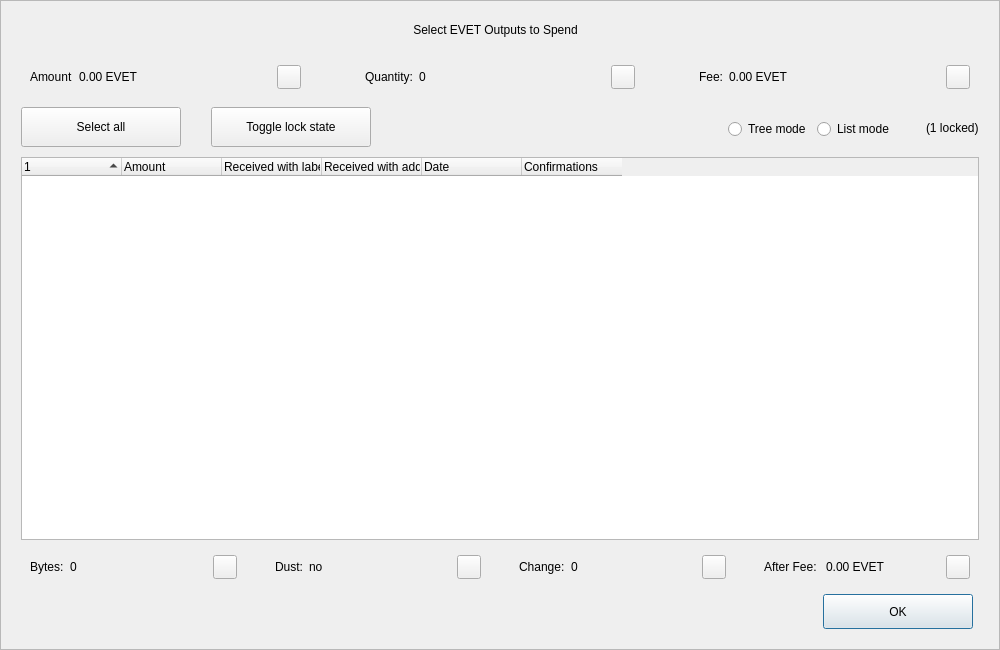
<?xml version="1.0" encoding="UTF-8"?>
<ui version="4.0">
 <class>CoinControlDialog</class>
 <widget class="QDialog" name="CoinControlDialog">
  <property name="geometry">
   <rect>
    <x>0</x>
    <y>0</y>
    <width>1000</width>
    <height>650</height>
   </rect>
  </property>
  <property name="minimumSize">
   <size>
    <width>950</width>
    <height>650</height>
   </size>
  </property>
  <property name="windowTitle">
   <string>Coin Selection</string>
  </property>
  <property name="styleSheet">
   <string notr="true"/>
  </property>
  <layout class="QVBoxLayout" name="verticalLayout">
   <property name="spacing">
    <number>0</number>
   </property>
   <property name="leftMargin">
    <number>0</number>
   </property>
   <property name="topMargin">
    <number>0</number>
   </property>
   <property name="rightMargin">
    <number>0</number>
   </property>
   <property name="bottomMargin">
    <number>0</number>
   </property>
   <item>
    <widget class="QFrame" name="frameContainer">
     <property name="toolTipDuration">
      <number>0</number>
     </property>
     <property name="frameShape">
      <enum>QFrame::StyledPanel</enum>
     </property>
     <property name="frameShadow">
      <enum>QFrame::Raised</enum>
     </property>
     <layout class="QVBoxLayout" name="verticalLayout_2">
      <property name="leftMargin">
       <number>0</number>
      </property>
      <property name="rightMargin">
       <number>0</number>
      </property>
      <property name="bottomMargin">
       <number>20</number>
      </property>
      <item>
       <layout class="QHBoxLayout" name="horizontalLayout_12">
        <property name="spacing">
         <number>0</number>
        </property>
        <property name="leftMargin">
         <number>20</number>
        </property>
        <property name="rightMargin">
         <number>30</number>
        </property>
        <item>
         <spacer name="horizontalSpacer_4">
          <property name="orientation">
           <enum>Qt::Horizontal</enum>
          </property>
          <property name="sizeHint" stdset="0">
           <size>
            <width>40</width>
            <height>20</height>
           </size>
          </property>
         </spacer>
        </item>
        <item>
         <widget class="QLabel" name="labelTitle">
          <property name="minimumSize">
           <size>
            <width>0</width>
            <height>40</height>
           </size>
          </property>
          <property name="maximumSize">
           <size>
            <width>16777215</width>
            <height>40</height>
           </size>
          </property>
          <property name="text">
           <string>Select EVET Outputs to Spend</string>
          </property>
          <property name="alignment">
           <set>Qt::AlignCenter</set>
          </property>
          <property name="margin">
           <number>7</number>
          </property>
         </widget>
        </item>
        <item>
         <spacer name="horizontalSpacer_5">
          <property name="orientation">
           <enum>Qt::Horizontal</enum>
          </property>
          <property name="sizeHint" stdset="0">
           <size>
            <width>40</width>
            <height>20</height>
           </size>
          </property>
         </spacer>
        </item>
       </layout>
      </item>
      <item>
       <layout class="QHBoxLayout" name="horizontalLayout_8">
        <property name="leftMargin">
         <number>20</number>
        </property>
        <property name="rightMargin">
         <number>20</number>
        </property>
        <item>
         <widget class="QWidget" name="layoutAmount" native="true">
          <layout class="QHBoxLayout" name="horizontalLayout_9" stretch="0,1,0">
           <item>
            <widget class="QLabel" name="labelCoinControlAmountText">
             <property name="text">
              <string>Amount</string>
             </property>
            </widget>
           </item>
           <item>
            <widget class="QLabel" name="labelCoinControlAmount">
             <property name="text">
              <string>0.00 EVET</string>
             </property>
            </widget>
           </item>
           <item alignment="Qt::AlignHCenter|Qt::AlignVCenter">
            <widget class="QPushButton" name="pushButtonAmount">
             <property name="minimumSize">
              <size>
               <width>0</width>
               <height>24</height>
              </size>
             </property>
             <property name="maximumSize">
              <size>
               <width>24</width>
               <height>26</height>
              </size>
             </property>
             <property name="focusPolicy">
              <enum>Qt::NoFocus</enum>
             </property>
             <property name="styleSheet">
              <string notr="true">padding-bottom:2px;
padding-right:4px;</string>
             </property>
             <property name="text">
              <string/>
             </property>
            </widget>
           </item>
          </layout>
         </widget>
        </item>
        <item>
         <spacer name="horizontalSpacer_2">
          <property name="orientation">
           <enum>Qt::Horizontal</enum>
          </property>
          <property name="sizeType">
           <enum>QSizePolicy::Fixed</enum>
          </property>
          <property name="sizeHint" stdset="0">
           <size>
            <width>40</width>
            <height>20</height>
           </size>
          </property>
         </spacer>
        </item>
        <item>
         <widget class="QWidget" name="layoutQuantity" native="true">
          <layout class="QHBoxLayout" name="horizontalLayout_10" stretch="0,1,0">
           <item>
            <widget class="QLabel" name="labelCoinControlQuantityText">
             <property name="text">
              <string>Quantity:</string>
             </property>
            </widget>
           </item>
           <item>
            <widget class="QLabel" name="labelCoinControlQuantity">
             <property name="text">
              <string>0</string>
             </property>
            </widget>
           </item>
           <item alignment="Qt::AlignHCenter|Qt::AlignVCenter">
            <widget class="QPushButton" name="pushButtonQuantity">
             <property name="minimumSize">
              <size>
               <width>0</width>
               <height>24</height>
              </size>
             </property>
             <property name="maximumSize">
              <size>
               <width>24</width>
               <height>26</height>
              </size>
             </property>
             <property name="focusPolicy">
              <enum>Qt::NoFocus</enum>
             </property>
             <property name="styleSheet">
              <string notr="true">padding-bottom:2px;
               padding-right:4px;</string>
             </property>
             <property name="text">
              <string/>
             </property>
            </widget>
           </item>
          </layout>
         </widget>
        </item>
        <item>
         <spacer name="horizontalSpacer_22">
          <property name="orientation">
           <enum>Qt::Horizontal</enum>
          </property>
          <property name="sizeType">
           <enum>QSizePolicy::Fixed</enum>
          </property>
          <property name="sizeHint" stdset="0">
           <size>
            <width>40</width>
            <height>20</height>
           </size>
          </property>
         </spacer>
        </item>
        <item>
         <widget class="QWidget" name="layoutFee" native="true">
          <layout class="QHBoxLayout" name="horizontalLayout_11" stretch="0,1,0">
           <item>
            <widget class="QLabel" name="labelCoinControlFeeText">
             <property name="text">
              <string>Fee:</string>
             </property>
            </widget>
           </item>
           <item>
            <widget class="QLabel" name="labelCoinControlFee">
             <property name="text">
              <string>0.00 EVET</string>
             </property>
            </widget>
           </item>
           <item alignment="Qt::AlignHCenter|Qt::AlignVCenter">
            <widget class="QPushButton" name="pushButtonFee">
             <property name="minimumSize">
              <size>
               <width>0</width>
               <height>24</height>
              </size>
             </property>
             <property name="maximumSize">
              <size>
               <width>24</width>
               <height>26</height>
              </size>
             </property>
             <property name="focusPolicy">
              <enum>Qt::NoFocus</enum>
             </property>
             <property name="styleSheet">
              <string notr="true">padding-bottom:2px;
               padding-right:4px;</string>
             </property>
             <property name="text">
              <string/>
             </property>
            </widget>
           </item>
          </layout>
         </widget>
        </item>
       </layout>
      </item>
      <item>
       <widget class="QFrame" name="frame">
        <property name="minimumSize">
         <size>
          <width>0</width>
          <height>40</height>
         </size>
        </property>
        <property name="styleSheet">
         <string notr="true">#frame {
	border:0;
}</string>
        </property>
        <property name="frameShape">
         <enum>QFrame::StyledPanel</enum>
        </property>
        <property name="frameShadow">
         <enum>QFrame::Sunken</enum>
        </property>
        <layout class="QHBoxLayout" name="horizontalLayout">
         <property name="spacing">
          <number>0</number>
         </property>
         <property name="leftMargin">
          <number>20</number>
         </property>
         <property name="topMargin">
          <number>0</number>
         </property>
         <property name="rightMargin">
          <number>20</number>
         </property>
         <property name="bottomMargin">
          <number>0</number>
         </property>
         <item>
          <layout class="QHBoxLayout" name="horizontalLayoutPanel" stretch="0,0,0,0,0,0">
           <property name="spacing">
            <number>20</number>
           </property>
           <item>
            <widget class="QPushButton" name="pushButtonSelectAll">
             <property name="sizePolicy">
              <sizepolicy hsizetype="Maximum" vsizetype="Fixed">
               <horstretch>0</horstretch>
               <verstretch>0</verstretch>
              </sizepolicy>
             </property>
             <property name="minimumSize">
              <size>
               <width>160</width>
               <height>40</height>
              </size>
             </property>
             <property name="maximumSize">
              <size>
               <width>16777215</width>
               <height>40</height>
              </size>
             </property>
             <property name="text">
              <string>Select all</string>
             </property>
             <property name="checkable">
              <bool>true</bool>
             </property>
             <property name="checked">
              <bool>false</bool>
             </property>
             <property name="autoExclusive">
              <bool>false</bool>
             </property>
             <property name="autoDefault">
              <bool>false</bool>
             </property>
            </widget>
           </item>
           <item>
            <spacer name="horizontalSpacer_6">
             <property name="orientation">
              <enum>Qt::Horizontal</enum>
             </property>
             <property name="sizeType">
              <enum>QSizePolicy::Fixed</enum>
             </property>
             <property name="sizeHint" stdset="0">
              <size>
               <width>10</width>
               <height>20</height>
              </size>
             </property>
            </spacer>
           </item>
           <item>
            <widget class="QPushButton" name="pushButtonToggleLock">
             <property name="sizePolicy">
              <sizepolicy hsizetype="Maximum" vsizetype="Fixed">
               <horstretch>0</horstretch>
               <verstretch>0</verstretch>
              </sizepolicy>
             </property>
             <property name="minimumSize">
              <size>
               <width>160</width>
               <height>40</height>
              </size>
             </property>
             <property name="maximumSize">
              <size>
               <width>16777215</width>
               <height>40</height>
              </size>
             </property>
             <property name="text">
              <string>Toggle lock state</string>
             </property>
             <property name="checkable">
              <bool>true</bool>
             </property>
             <property name="autoExclusive">
              <bool>false</bool>
             </property>
             <property name="autoDefault">
              <bool>false</bool>
             </property>
            </widget>
           </item>
           <item>
            <spacer name="horizontalSpacer_7">
             <property name="orientation">
              <enum>Qt::Horizontal</enum>
             </property>
             <property name="sizeType">
              <enum>QSizePolicy::Expanding</enum>
             </property>
             <property name="sizeHint" stdset="0">
              <size>
               <width>30</width>
               <height>20</height>
              </size>
             </property>
            </spacer>
           </item>
           <item alignment="Qt::AlignRight">
            <widget class="QGroupBox" name="groupBox_2">
             <property name="styleSheet">
              <string notr="true">#groupBox_2 {
    background-color:transparent;
    border-radius:0;
}</string>
             </property>
             <property name="title">
              <string/>
             </property>
             <layout class="QHBoxLayout" name="horizontalLayout_14">
              <item>
               <widget class="QRadioButton" name="radioTreeMode">
                <property name="sizePolicy">
                 <sizepolicy hsizetype="Maximum" vsizetype="Fixed">
                  <horstretch>0</horstretch>
                  <verstretch>0</verstretch>
                 </sizepolicy>
                </property>
                <property name="text">
                 <string>Tree mode</string>
                </property>
               </widget>
              </item>
              <item>
               <widget class="QRadioButton" name="radioListMode">
                <property name="sizePolicy">
                 <sizepolicy hsizetype="Maximum" vsizetype="Fixed">
                  <horstretch>0</horstretch>
                  <verstretch>0</verstretch>
                 </sizepolicy>
                </property>
                <property name="text">
                 <string>List mode</string>
                </property>
                <property name="checked">
                 <bool>false</bool>
                </property>
               </widget>
              </item>
             </layout>
            </widget>
           </item>
           <item>
            <widget class="QLabel" name="labelLocked">
             <property name="text">
              <string>(1 locked)</string>
             </property>
            </widget>
           </item>
          </layout>
         </item>
        </layout>
       </widget>
      </item>
      <item>
       <layout class="QHBoxLayout" name="horizontalLayout_13">
        <property name="leftMargin">
         <number>20</number>
        </property>
        <property name="rightMargin">
         <number>20</number>
        </property>
        <item>
         <widget class="CoinControlTreeWidget" name="treeWidget">
          <property name="contextMenuPolicy">
           <enum>Qt::CustomContextMenu</enum>
          </property>
          <property name="styleSheet">
           <string notr="true"/>
          </property>
          <property name="sortingEnabled">
           <bool>false</bool>
          </property>
          <property name="columnCount">
           <number>6</number>
          </property>
          <attribute name="headerShowSortIndicator" stdset="0">
           <bool>true</bool>
          </attribute>
          <attribute name="headerStretchLastSection">
           <bool>false</bool>
          </attribute>
          <column>
           <property name="text">
            <string/>
           </property>
          </column>
          <column>
           <property name="text">
            <string>Amount</string>
           </property>
          </column>
          <column>
           <property name="text">
            <string>Received with label</string>
           </property>
          </column>
          <column>
           <property name="text">
            <string>Received with address</string>
           </property>
          </column>
          <column>
           <property name="text">
            <string>Date</string>
           </property>
          </column>
          <column>
           <property name="text">
            <string>Confirmations</string>
           </property>
           <property name="toolTip">
            <string>Confirmed</string>
           </property>
          </column>
         </widget>
        </item>
       </layout>
      </item>
      <item>
       <layout class="QHBoxLayout" name="horizontalLayout_3">
        <property name="spacing">
         <number>20</number>
        </property>
        <property name="leftMargin">
         <number>20</number>
        </property>
        <property name="rightMargin">
         <number>20</number>
        </property>
        <item>
         <widget class="QWidget" name="layoutBytes" native="true">
          <layout class="QHBoxLayout" name="horizontalLayout_4" stretch="0,1,0">
           <item>
            <widget class="QLabel" name="labelCoinControlBytesText">
             <property name="text">
              <string>Bytes:</string>
             </property>
            </widget>
           </item>
           <item>
            <widget class="QLabel" name="labelCoinControlBytes">
             <property name="text">
              <string>0</string>
             </property>
            </widget>
           </item>
           <item alignment="Qt::AlignHCenter|Qt::AlignVCenter">
            <widget class="QPushButton" name="pushButtonBytes">
             <property name="minimumSize">
              <size>
               <width>0</width>
               <height>24</height>
              </size>
             </property>
             <property name="maximumSize">
              <size>
               <width>24</width>
               <height>26</height>
              </size>
             </property>
             <property name="focusPolicy">
              <enum>Qt::NoFocus</enum>
             </property>
             <property name="styleSheet">
              <string notr="true">padding-bottom:2px;
               padding-right:4px;</string>
             </property>
             <property name="text">
              <string/>
             </property>
            </widget>
           </item>
          </layout>
         </widget>
        </item>
        <item>
         <widget class="QWidget" name="layoutDust" native="true">
          <layout class="QHBoxLayout" name="horizontalLayout_5" stretch="0,1,0">
           <item>
            <widget class="QLabel" name="labelCoinControlLowOutputText">
             <property name="text">
              <string>Dust:</string>
             </property>
            </widget>
           </item>
           <item>
            <widget class="QLabel" name="labelCoinControlLowOutput">
             <property name="text">
              <string>no</string>
             </property>
            </widget>
           </item>
           <item alignment="Qt::AlignHCenter|Qt::AlignVCenter">
            <widget class="QPushButton" name="pushButtonDust">
             <property name="minimumSize">
              <size>
               <width>0</width>
               <height>24</height>
              </size>
             </property>
             <property name="maximumSize">
              <size>
               <width>24</width>
               <height>26</height>
              </size>
             </property>
             <property name="focusPolicy">
              <enum>Qt::NoFocus</enum>
             </property>
             <property name="styleSheet">
              <string notr="true">padding-bottom:2px;
               padding-right:4px;</string>
             </property>
             <property name="text">
              <string/>
             </property>
            </widget>
           </item>
          </layout>
         </widget>
        </item>
        <item>
         <widget class="QWidget" name="layoutChange" native="true">
          <layout class="QHBoxLayout" name="horizontalLayout_6" stretch="0,1,0">
           <item>
            <widget class="QLabel" name="labelCoinControlChangeText">
             <property name="text">
              <string>Change:</string>
             </property>
            </widget>
           </item>
           <item>
            <widget class="QLabel" name="labelCoinControlChange">
             <property name="text">
              <string>0</string>
             </property>
            </widget>
           </item>
           <item alignment="Qt::AlignHCenter|Qt::AlignVCenter">
            <widget class="QPushButton" name="pushButtonChange">
             <property name="minimumSize">
              <size>
               <width>0</width>
               <height>24</height>
              </size>
             </property>
             <property name="maximumSize">
              <size>
               <width>24</width>
               <height>26</height>
              </size>
             </property>
             <property name="focusPolicy">
              <enum>Qt::NoFocus</enum>
             </property>
             <property name="styleSheet">
              <string notr="true">padding-bottom:2px;
               padding-right:4px;</string>
             </property>
             <property name="text">
              <string/>
             </property>
            </widget>
           </item>
          </layout>
         </widget>
        </item>
        <item>
         <widget class="QWidget" name="layoutAfter" native="true">
          <layout class="QHBoxLayout" name="horizontalLayout_7" stretch="0,1,0">
           <item>
            <widget class="QLabel" name="labelCoinControlAfterFeeText">
             <property name="text">
              <string>After Fee: </string>
             </property>
            </widget>
           </item>
           <item>
            <widget class="QLabel" name="labelCoinControlAfterFee">
             <property name="text">
              <string>0.00 EVET</string>
             </property>
            </widget>
           </item>
           <item alignment="Qt::AlignHCenter|Qt::AlignVCenter">
            <widget class="QPushButton" name="pushButtonAlterFee">
             <property name="minimumSize">
              <size>
               <width>0</width>
               <height>24</height>
              </size>
             </property>
             <property name="maximumSize">
              <size>
               <width>24</width>
               <height>26</height>
              </size>
             </property>
             <property name="focusPolicy">
              <enum>Qt::NoFocus</enum>
             </property>
             <property name="styleSheet">
              <string notr="true">padding-bottom:2px;
               padding-right:4px;</string>
             </property>
             <property name="text">
              <string/>
             </property>
            </widget>
           </item>
          </layout>
         </widget>
        </item>
       </layout>
      </item>
      <item>
       <layout class="QHBoxLayout" name="horizontalLayout_2">
        <property name="spacing">
         <number>0</number>
        </property>
        <property name="leftMargin">
         <number>20</number>
        </property>
        <property name="rightMargin">
         <number>26</number>
        </property>
        <item>
         <spacer name="horizontalSpacer_3">
          <property name="orientation">
           <enum>Qt::Horizontal</enum>
          </property>
          <property name="sizeHint" stdset="0">
           <size>
            <width>558</width>
            <height>20</height>
           </size>
          </property>
         </spacer>
        </item>
        <item>
         <widget class="QPushButton" name="pushButtonOk">
          <property name="minimumSize">
           <size>
            <width>150</width>
            <height>35</height>
           </size>
          </property>
          <property name="text">
           <string>OK</string>
          </property>
         </widget>
        </item>
       </layout>
      </item>
     </layout>
    </widget>
   </item>
  </layout>
 </widget>
 <customwidgets>
  <customwidget>
   <class>CoinControlTreeWidget</class>
   <extends>QTreeWidget</extends>
   <header>coincontroltreewidget.h</header>
  </customwidget>
 </customwidgets>
 <resources/>
 <connections/>
</ui>
